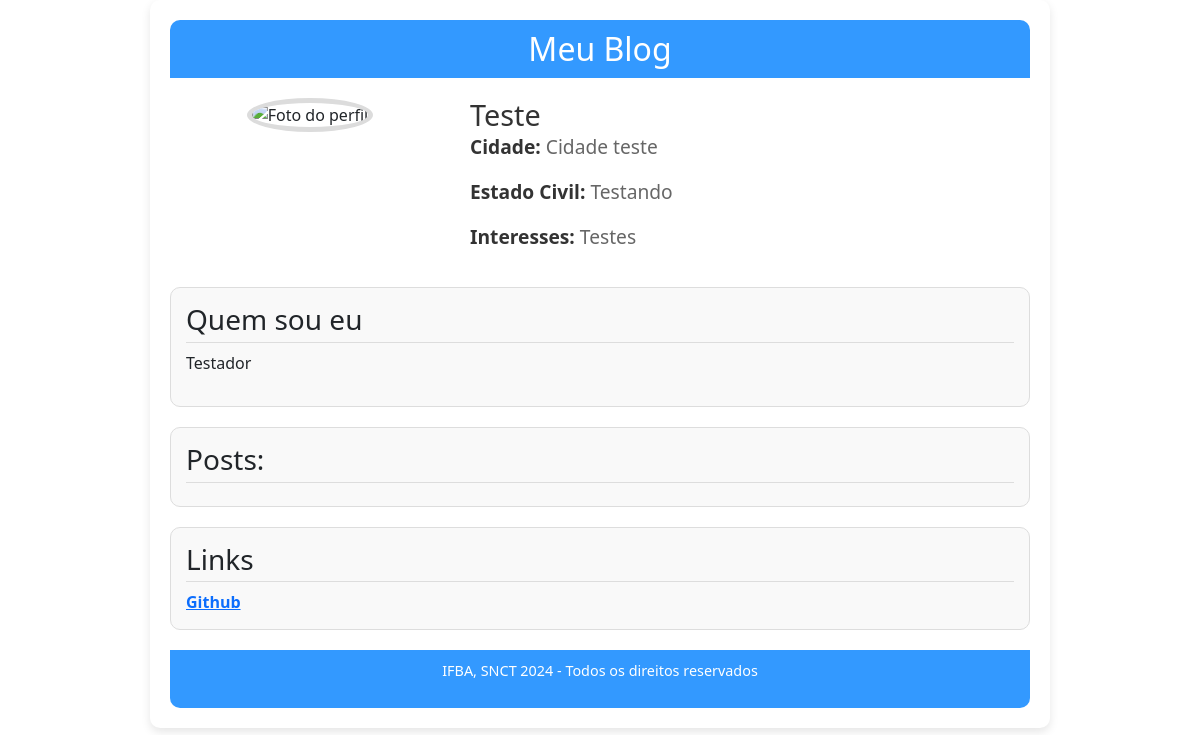
The page / on the database its author committed.
### tables this page shows
CREATE TABLE "usuario" (
	"id"	INTEGER,
	"nome"	varchar(45),
	"email"	varchar(30),
	"senha"	varchar(30),
	"texto"	text,
	"cidade"	varchar(30),
	"estado_civil"	varchar(10),
	"interesses"	TEXT,
	"foto"	TEXT,
	PRIMARY KEY("id" AUTOINCREMENT)
);

### scripts/info.php (called while the page is built)
<?php
include_once "./scripts/conn.php";
$query = "SELECT * FROM usuario WHERE id = 1";
$result = $db->query($query);
foreach ($result as $row){
    $nome = "$row[nome]";
    $cidade = "$row[cidade]";
    $estado = "$row[estado_civil]";
    $interesses = "$row[interesses]";
    $texto = "$row[texto]";
    $foto = "$row[foto]";
}
?>

### index.php (the view, shortened to what this page needs)
<!DOCTYPE html>
<?php include_once "./scripts/info.php";?>
<html lang="pt-br">
<head>
    <link rel="stylesheet" href="style.css">
    <link href="https://cdn.jsdelivr.net/npm/bootstrap@5.3.3/dist/css/bootstrap.min.css" rel="stylesheet">
</head>
<body>
    <div id="container">
        <div id="header">
            <h1>Meu Blog</h1>
        </div>
        <div id="profile">
            <div id="profile-pic">
                <img src=<?php echo $foto?> alt="Foto do perfil">
            </div>
            <div id="profile-info">
                <h2><?php echo $nome?></h2>
                <p><span>Cidade:</span> <?php echo $cidade?></p>
                <p><span>Estado Civil:</span> <?php echo $estado?></p></p>
                <p><span>Interesses:</span> <?php echo $interesses?></p></p>
            </div>
        </div>
        <div id="about-me">
            <h3>Quem sou eu</h3>
            <p><?php echo $texto?></p>
        </div>
        <div id="scraps">
            <h3>Posts:</h3>
        </div>
        <div id="friends">
            <h3>Links</h3>
            <a href="https://github.com/SilvestreLago/SNCT_2024" target="_blank" rel="noopener noreferrer">Github</a>
        </div>
        <div id="footer">
            <p>IFBA, SNCT 2024 - Todos os direitos reservados</p>
        </div>
    </div>
</body>
</html>

### style.css (style rules this page uses)
body { font-family: Arial, sans-serif; background-color: #e6ecf0; margin: 0; padding: 0; }
#container { width: 900px; margin: 0 auto; background-color: #ffffff; padding: 20px; border-radius: 10px; box-shadow: 0 4px 10px rgba(0, 0, 0, 0.1); }
#header { background-color: #3399ff; padding: 10px; color: white; text-align: center; border-radius: 10px 10px 0 0; }
#header h1 { margin: 0; font-size: 2em; }
#profile { display: flex; margin: 20px 0; }
#profile-pic { flex: 1; text-align: center; }
#profile-pic img { width: 150px; height: 150px; border-radius: 50%; border: 5px solid #dcdcdc; }
#profile-info { flex: 2; padding-left: 20px; }
#profile-info h2 { margin: 0; font-size: 1.8em; color: #333; }
#profile-info p { font-size: 1.2em; color: #666; }
#profile-info span { font-weight: bold; color: #333; }
#about-me, #scraps, #friends { background-color: #f9f9f9; padding: 15px; margin: 20px 0; border-radius: 10px; border: 1px solid #ddd; }
h3 { font-size: 1.5em; color: #3399ff; border-bottom: 1px solid #ddd; padding-bottom: 5px; margin-bottom: 10px; }
a { color: #3498db; text-decoration: none; font-weight: bold; transition: color 0.3s, transform 0.3s; }
#footer { background-color: #3399ff; color: white; text-align: center; padding: 10px; border-radius: 0 0 10px 10px; font-size: 0.9em; }

### rows shown on the page
usuario: nome "Teste", cidade "Cidade teste", estado_civil "Testando", interesses "Testes", texto "Testador"
